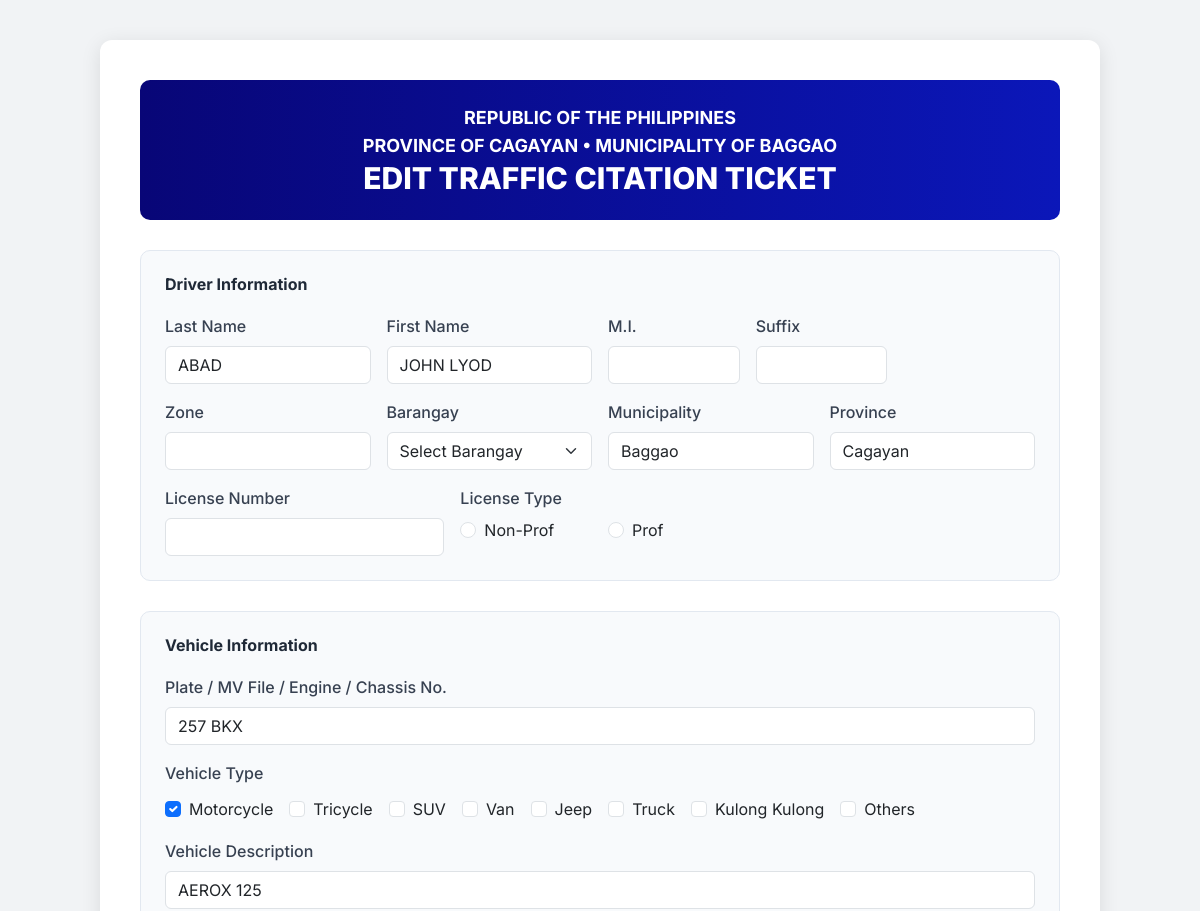
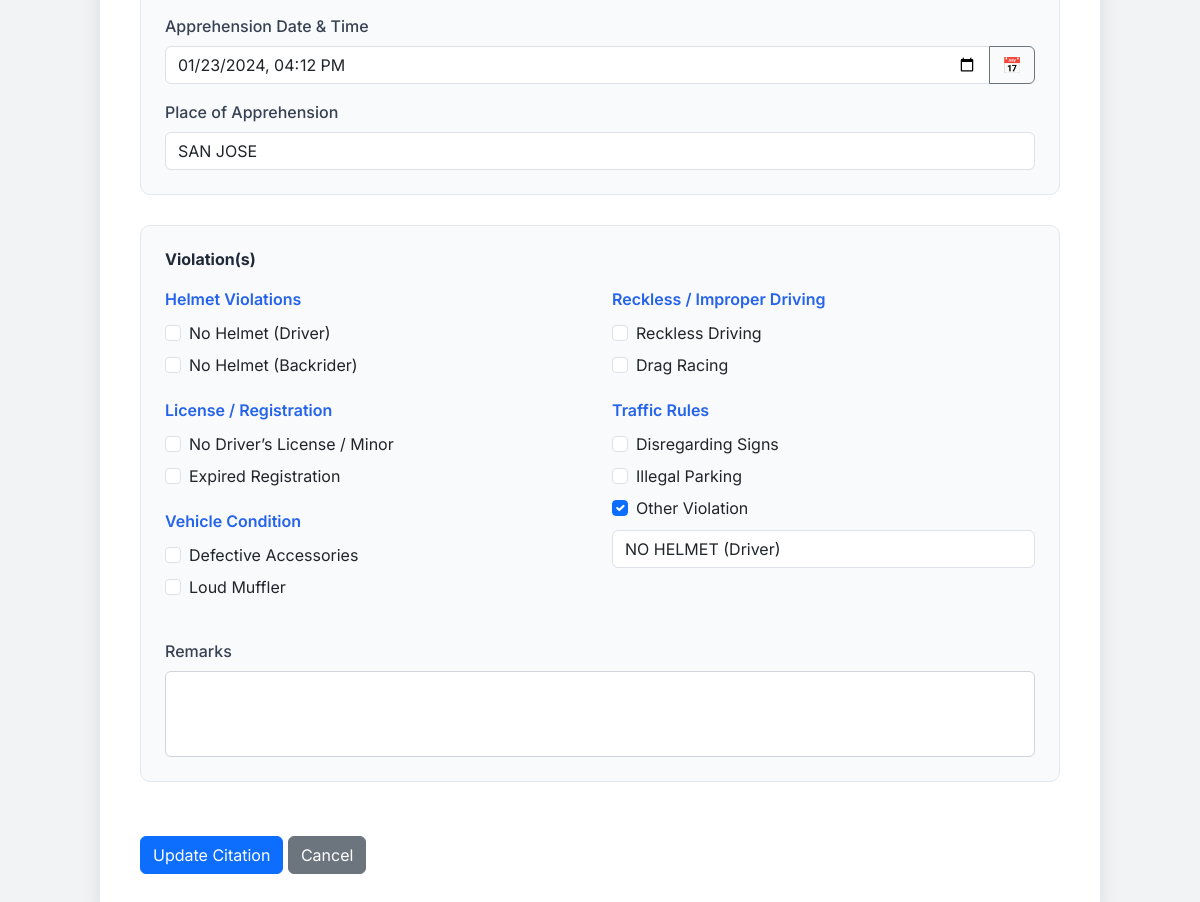
The app's page /edit_citation.php?id=44 with its own data (2 pictures, top to bottom).
### tables this page shows
CREATE TABLE `citations` (
  `citation_id` int(11) NOT NULL,
  `ticket_number` varchar(20) NOT NULL,
  `driver_id` int(11) DEFAULT NULL,
  `vehicle_id` int(11) DEFAULT NULL,
  `apprehension_datetime` datetime DEFAULT NULL,
  `place_of_apprehension` varchar(255) DEFAULT NULL,
  `is_archived` tinyint(1) DEFAULT 0,
  `payment_status` enum('Paid','Unpaid') DEFAULT 'Unpaid',
  `payment_date` datetime DEFAULT NULL,
  `payment_amount` decimal(10,2) DEFAULT NULL
);

CREATE TABLE `drivers` (
  `driver_id` int(11) NOT NULL,
  `last_name` varchar(50) NOT NULL,
  `first_name` varchar(50) NOT NULL,
  `middle_initial` varchar(5) DEFAULT NULL,
  `suffix` varchar(10) DEFAULT NULL,
  `zone` varchar(50) DEFAULT NULL,
  `barangay` varchar(100) DEFAULT NULL,
  `municipality` varchar(100) DEFAULT 'Baggao',
  `province` varchar(100) DEFAULT 'Cagayan',
  `license_number` varchar(20) DEFAULT NULL,
  `license_type` enum('Non-Professional','Professional') DEFAULT NULL
);

CREATE TABLE `vehicles` (
  `vehicle_id` int(11) NOT NULL,
  `plate_mv_engine_chassis_no` varchar(50) DEFAULT NULL,
  `vehicle_type` varchar(50) DEFAULT NULL,
  `vehicle_description` varchar(255) DEFAULT NULL
);

### edit_citation.php (the view, shortened to what the rows shown need)
<!DOCTYPE html>
<html lang="en">
<head>
  <link href="https://cdn.jsdelivr.net/npm/bootstrap@5.3.3/dist/css/bootstrap.min.css" rel="stylesheet">
  <link href="https://cdn.jsdelivr.net/npm/tailwindcss@2.2.19/dist/tailwind.min.css" rel="stylesheet">
</head>
<body>
  <?php
  $servername = "localhost";
  $username = "root";
  $password = "";
  $dbname = "traffic_citation_db";
  try {
    $conn = new PDO("mysql:host=$servername;dbname=$dbname", $username, $password);
    $conn->setAttribute(PDO::ATTR_ERRMODE, PDO::ERRMODE_EXCEPTION);
    $citation_id = isset($_GET['id']) ? (int)$_GET['id'] : 0;
    $stmt = $conn->prepare("
      SELECT c.ticket_number, c.apprehension_datetime, c.place_of_apprehension,
             d.last_name, d.first_name, d.middle_initial, d.suffix, d.zone, d.barangay,
             d.municipality, d.province, d.license_number, d.license_type,
             v.plate_mv_engine_chassis_no, v.vehicle_type, v.vehicle_description,
             GROUP_CONCAT(vl.violation_type SEPARATOR ',') AS violations,
             r.remark_text
      FROM citations c
      JOIN drivers d ON c.driver_id = d.driver_id
      JOIN vehicles v ON c.vehicle_id = v.vehicle_id
      LEFT JOIN violations vl ON c.citation_id = vl.citation_id
      LEFT JOIN remarks r ON c.citation_id = r.citation_id
      WHERE c.citation_id = :citation_id
      GROUP BY c.citation_id
    ");
    $stmt->execute(['citation_id' => $citation_id]);
    $data = $stmt->fetch(PDO::FETCH_ASSOC);
    $vehicle_type = strtolower($data['vehicle_type']);
    $vehicle_types = [$vehicle_type];
    $apprehension_datetime = $data['apprehension_datetime'] == '0000-00-00 00:00:00' ? '' : date('Y-m-d\TH:i', strtotime($data['apprehension_datetime']));
  } catch(PDOException $e) {
    echo "<div class='container'><p>Error: " . $e->getMessage() . "</p></div>";
    exit;
  }
  ?>
  <form id="editCitationForm" action="update_citation.php" method="POST">
    <div class="ticket-container">
      <div class="header">
        <h1 class="font-extrabold text-3xl">EDIT TRAFFIC CITATION TICKET</h1>
      </div>
      <div class="section">
        <div class="row g-3">
          <div class="col-md-3">
            <label class="form-label">Last Name</label>
            <input type="text" name="last_name" class="form-control" value="<?php echo htmlspecialchars($data['last_name']); ?>" required>
          </div>
          <div class="col-md-3">
            <label class="form-label">First Name</label>
            <input type="text" name="first_name" class="form-control" value="<?php echo htmlspecialchars($data['first_name']); ?>" required>
          </div>
          <div class="col-md-3">
            <label class="form-label">Municipality</label>
            <input type="text" name="municipality" class="form-control" id="municipalityInput" value="<?php echo htmlspecialchars($data['municipality']); ?>" readonly>
          </div>
          <div class="col-md-3">
            <label class="form-label">Province</label>
            <input type="text" name="province" class="form-control" id="provinceInput" value="<?php echo htmlspecialchars($data['province']); ?>" readonly>
          </div>
          <div class="col-md-2">
            <div class="form-check">
              <input type="radio" class="form-check-input" name="license_type" value="nonProf" id="nonProf" <?php echo $data['license_type'] == 'Non-Professional' ? 'checked' : ''; ?> required>
              <label class="form-check-label" for="nonProf">Non-Prof</label>
            </div>
          </div>
          <div class="col-md-2">
            <div class="form-check">
              <input type="radio" class="form-check-input" name="license_type" value="prof" id="prof" <?php echo $data['license_type'] == 'Professional' ? 'checked' : ''; ?>>
              <label class="form-check-label" for="prof">Prof</label>
            </div>
          </div>
        </div>
      </div>
      <div class="section">
        <div class="row g-3">
          <div class="col-12">
            <label class="form-label">Plate / MV File / Engine / Chassis No.</label>
            <input type="text" name="plate_mv_engine_chassis_no" class="form-control" value="<?php echo htmlspecialchars($data['plate_mv_engine_chassis_no']); ?>" required>
          </div>
          <div class="col-12">
            <div class="d-flex flex-wrap gap-3 mt-1">
              <div class="form-check">
                <input type="checkbox" class="form-check-input" name="motorcycle" id="motorcycle" <?php echo in_array('motorcycle', $vehicle_types) ? 'checked' : ''; ?>>
                <label class="form-check-label" for="motorcycle">Motorcycle</label>
              </div>
              <div class="form-check">
                <input type="checkbox" class="form-check-input" name="tricycle" id="tricycle" <?php echo in_array('tricycle', $vehicle_types) ? 'checked' : ''; ?>>
                <label class="form-check-label" for="tricycle">Tricycle</label>
              </div>
              <div class="form-check">
                <input type="checkbox" class="form-check-input" name="suv" id="suv" <?php echo in_array('suv', $vehicle_types) ? 'checked' : ''; ?>>
                <label class="form-check-label" for="suv">SUV</label>
              </div>
              <div class="form-check">
                <input type="checkbox" class="form-check-input" name="van" id="van" <?php echo in_array('van', $vehicle_types) ? 'checked' : ''; ?>>
                <label class="form-check-label" for="van">Van</label>
              </div>
              <div class="form-check">
                <input type="checkbox" class="form-check-input" name="jeep" id="jeep" <?php echo in_array('jeep', $vehicle_types) ? 'checked' : ''; ?>>
                <label class="form-check-label" for="jeep">Jeep</label>
              </div>
              <div class="form-check">
                <input type="checkbox" class="form-check-input" name="truck" id="truck" <?php echo in_array('truck', $vehicle_types) ? 'checked' : ''; ?>>
                <label class="form-check-label" for="truck">Truck</label>
              </div>
              <div class="form-check">
                <input type="checkbox" class="form-check-input" name="kulong" id="kulong" <?php echo in_array('kulong', $vehicle_types) ? 'checked' : ''; ?>>
                <label class="form-check-label" for="kulong">Kulong Kulong</label>
              </div>
              <div class="form-check">
                <input type="checkbox" class="form-check-input" name="othersVehicle" id="othersVehicle" <?php echo !in_array('motorcycle', $vehicle_types) && !in_array('tricycle', $vehicle_types) && !in_array('suv', $vehicle_types) && !in_array('van', $vehicle_types) && !in_array('jeep', $vehicle_types) && !in_array('truck', $vehicle_types) && !in_array('kulong', $vehicle_types) ? 'checked' : ''; ?>>
                <label class="form-check-label" for="othersVehicle">Others</label>
              </div>
            </div>
          </div>
          <div class="col-12">
            <label class="form-label">Vehicle Description</label>
            <input type="text" name="vehicle_description" class="form-control" value="<?php echo htmlspecialchars($data['vehicle_description']); ?>">
          </div>
          <div class="col-12">
            <div class="input-group">
              <input type="datetime-local" name="apprehension_datetime" class="form-control" id="apprehensionDateTime" value="<?php echo htmlspecialchars($apprehension_datetime); ?>">
              <button class="btn btn-outline-secondary btn-custom" type="button" id="toggleDateTime" title="Set/Clear">📅</button>
            </div>
          </div>
          <div class="col-12">
            <label class="form-label">Place of Apprehension</label>
            <input type="text" name="place_of_apprehension" class="form-control" value="<?php echo htmlspecialchars($data['place_of_apprehension']); ?>">
          </div>
        </div>
      </div>
    </div>
  </form>
</body>
</html>

### records on screen
citations: last_name "ABAD", first_name "JOHN LYOD", municipality "Baggao", province "Cagayan", plate_mv_engine_chassis_no "257 BKX", vehicle_description "AEROX 125", apprehension_datetime "01/23/2024 16:12", place_of_apprehension "SAN JOSE"
drivers: license_type "☐ Non-Prof", license_type "☐ Prof"
vehicles: vehicle_type "☑"
